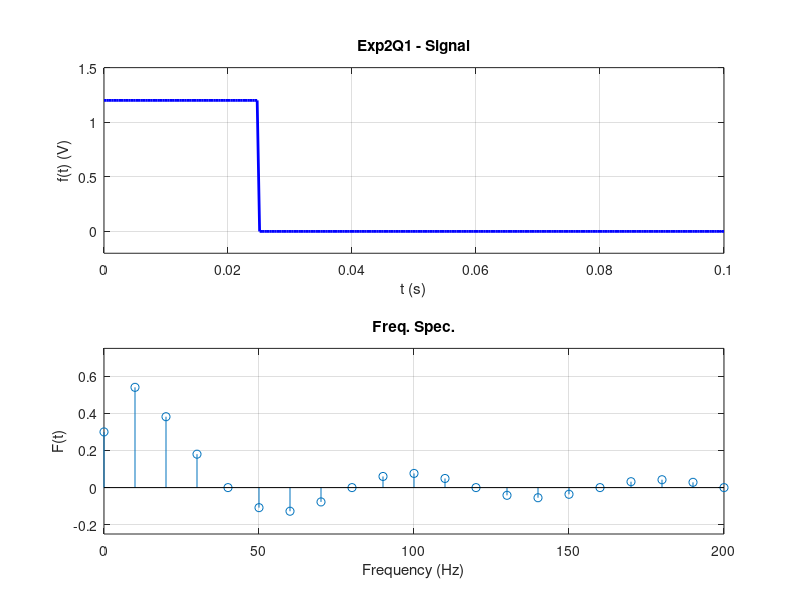
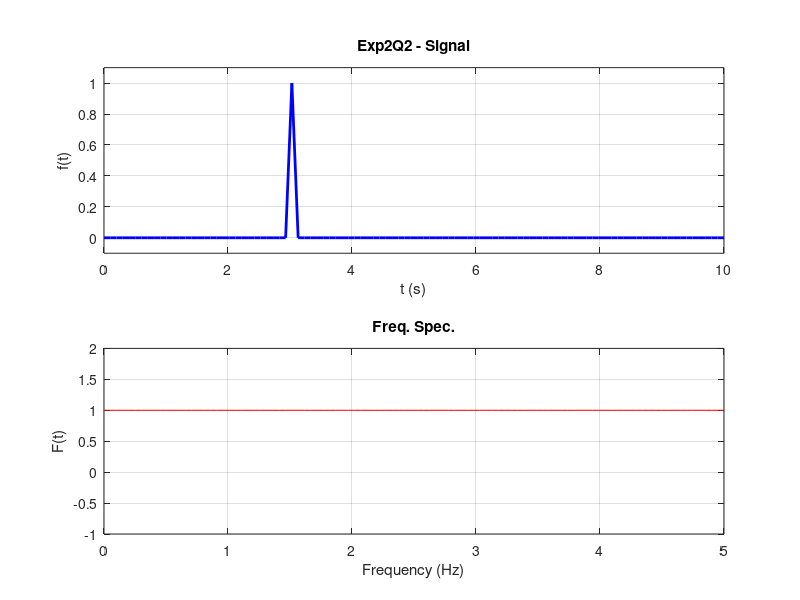
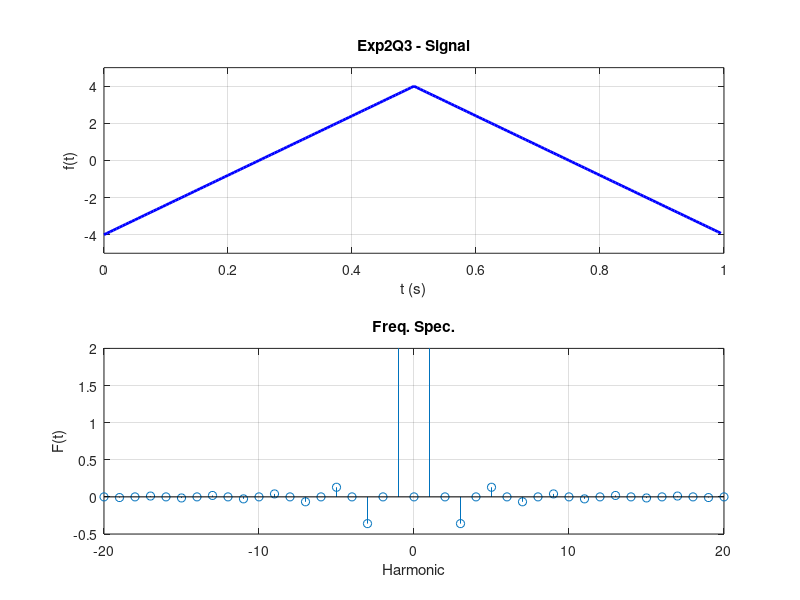
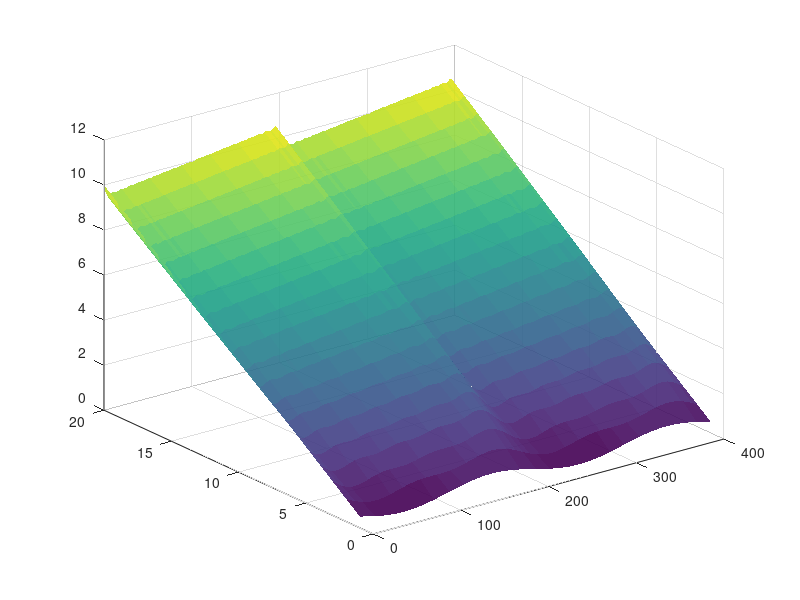

Reproduce these figures in MATLAB, in order. (Note: this script raises an error after producing the figures.)
function exp2()
    % Exp2: 连续时间信号的傅里叶分析
    if ~exist('output', 'dir')
        mkdir('output');
    end

    q1();
    q2();
    q3();
    q4();
    q5();
end

function q1()
    E = 1.2;
    T = 0.1; % ms? code says T=0.1
    tau = 1/4 * T;

    num_samples = 256;
    t = linspace(0, T, num_samples);

    f_t = zeros(size(t));
    f_t(t < tau) = E;

    harmonics = 21; % 0 to 20
    frequencies = (0:harmonics-1) / T;

    a0 = E * tau / T; % DC
    amplitudes = zeros(1, harmonics);
    amplitudes(1) = a0;

    for n = 1:(harmonics-1)
        % n here corresponds to index n+1 in MATLAB (since 1 is DC)
        % BUT loop variable n is harmonic number
        arg = n * pi * tau / T;
        val = E * tau / T * sin(arg) / arg * 2;
        amplitudes(n+1) = val;
    end

    f = figure('Visible', 'off', 'Position', [0 0 1200 800]);
    subplot(2, 1, 1);
    plot(t, f_t, 'b-', 'LineWidth', 2);
    xlim([0, T]);
    ylim([-0.2, 1.5]);
    xlabel('t (s)');
    ylabel('f(t) (V)');
    title('Exp2Q1 - Signal');
    grid on;

    subplot(2, 1, 2);
    stem(frequencies, amplitudes, 'BaseValue', 0);
    xlim([0, 20/T]);
    ylim([-0.25, 0.75]);
    xlabel('Frequency (Hz)');
    ylabel('F(t)');
    title('Freq. Spec.');
    grid on;

    saveas(f, 'output/exp2q1.png');
    close(f);
end

function q2()
    t = linspace(0, 10, 100);
    f_t = zeros(1, 100);

    % delta(t-3):
    % Python: f_t[30] = 1. In MATLAB index 31 corresponds to 30 if 0-based.
    % linspace 0 to 10 with 100 points.
    % indices: 1..100
    % t(31) is close to 3?
    % t = 0, 0.101..., 10.
    % Let's just set the 31st element to 1 to match python approximately
    f_t(31) = 1;

    freq = linspace(0, 5, 100);
    magnitude = ones(size(freq));

    f = figure('Visible', 'off', 'Position', [0 0 1200 800]);

    subplot(2, 1, 1);
    plot(t, f_t, 'b-', 'LineWidth', 2);
    xlim([0, 10]);
    ylim([-0.1, 1.1]);
    xlabel('t (s)');
    ylabel('f(t)');
    title('Exp2Q2 - Signal');
    grid on;

    subplot(2, 1, 2);
    plot(freq, magnitude, 'r-');
    xlim([0, 5]);
    ylim([-1, 2]);
    xlabel('Frequency (Hz)');
    ylabel('F(t)');
    title('Freq. Spec.');
    grid on;

    saveas(f, 'output/exp2q2.png');
    close(f);
end

function q3()
    frequency = 1; % Hz
    T = 1 / frequency;

    num_samples = 200;
    % linspace(0, T, num_samples) includes endpoint usually.
    % Python: np.linspace(0, T, num_samples, endpoint=False)
    % MATLAB: linspace includes endpoint unless we manipulate.
    t = linspace(0, T, num_samples+1);
    t(end) = []; % Remove last point to act like endpoint=False

    % Triangular
    % Python: period = t % T
    % f_t = np.where(period < T / 2, 16 * period - 4, -16 * (period - T / 2) + 4)
    period_t = mod(t, T);
    f_t = zeros(size(t));
    mask = period_t < T/2;
    f_t(mask) = 16 * period_t(mask) - 4;
    f_t(~mask) = -16 * (period_t(~mask) - T/2) + 4;

    harmonics = -20:20;
    amplitudes = zeros(size(harmonics));

    % Python: loop k in range(21), n = 2*k+1.
    for k = 0:20
        n = 2 * k + 1;
        if n <= 20
            sign_val = (-1)^k;
            amp = 32 / (pi^2 * n^2) * sign_val;

            % Python: idx_neg = 20 - n; idx_pos = 20 + n
            % MATLAB indices for harmonics array:
            % harmonics array is -20, -19, ..., 0, ..., 20. (Size 41)
            % 0 corresponds to index 21. n corresponds to index 21+n. -n to 21-n.
            idx_neg = 21 - n;
            idx_pos = 21 + n;

            amplitudes(idx_neg) = amp;
            amplitudes(idx_pos) = amp;
        end
    end

    f = figure('Visible', 'off', 'Position', [0 0 1200 800]);

    subplot(2, 1, 1);
    plot(t, f_t, 'b-', 'LineWidth', 2);
    xlim([0, T]);
    ylim([-5, 5]);
    xlabel('t (s)');
    ylabel('f(t)');
    title('Exp2Q3 - Signal');
    grid on;

    subplot(2, 1, 2);
    stem(harmonics, amplitudes, 'BaseValue', 0);
    xlim([-20, 20]);
    ylim([-0.5, 2]);
    xlabel('Harmonic');
    ylabel('F(t)');
    title('Freq. Spec.');
    grid on;

    saveas(f, 'output/exp2q3.png');
    close(f);
end

function q4()
    E = 1;
    freq = 5000; % Hz
    T = 1 / freq;
    num_harmonics = 20;

    t = linspace(0, 2 * T, 200);
    harmonics_vec = 1:num_harmonics;

    [T_grid, H_grid] = meshgrid(t, harmonics_vec);

    Z = zeros(size(T_grid));
    dc_component = E / 2;

    % harmonics_vec is 1..20
    % H_grid rows are constant harmonic number

    for i = 1:num_harmonics
        n = harmonics_vec(i);
        Z(i, :) = dc_component - (E / (n * pi)) * sin(2 * pi * n * freq * t);
    end

    accumulated = zeros(size(T_grid));
    accumulated(1, :) = Z(1, :);
    for i = 2:num_harmonics
        accumulated(i, :) = accumulated(i - 1, :) + Z(i, :);
    end

    f = figure('Visible', 'off', 'Position', [0 0 1600 900]);
    ax = axes('Parent', f);
    surf(ax, T_grid * 1e6, H_grid, accumulated, 'EdgeColor', 'none', 'FaceAlpha', 0.9);
    colormap(ax, 'parula'); % 'viridis' not standard in old MATLAB, parula is good
    colorbar(ax);

    xlabel(ax, 'Time (\mus)');
    ylabel(ax, 'Harmonic Order');
    zlabel(ax, 'f(t)');
    title(ax, 'Exp2Q4');
    view(ax, 3);

    saveas(f, 'output/exp2q4.png');
    close(f);
end

function q5()
    E = 1;
    f1 = 1000;
    T1 = 1 / f1;
    tho = 1/4 * T1;
    num_harmonics = 20;

    t = linspace(0, 2 * T1, 200);
    harmonics_vec = 1:num_harmonics;

    [T_grid, H_grid] = meshgrid(t, harmonics_vec);

    Z = zeros(size(T_grid));

    for i = 1:num_harmonics
        n = harmonics_vec(i);
        % sinc(x) = sin(pi*x)/(pi*x).
        % Python: np.sinc(n * tho / T1) => sin(pi * n * tho / T1) / (pi * n * tho / T1)
        % This matches MATLAB sinc definition.

        a_n = (2 * E * tho / T1) * sinc(n * tho / T1);
        Z(i, :) = a_n * cos(2 * pi * n * f1 * t);
    end

    accumulated = zeros(size(T_grid));
    accumulated(1, :) = Z(1, :);
    for i = 2:num_harmonics
        accumulated(i, :) = accumulated(i - 1, :) + Z(i, :);
    end

    f = figure('Visible', 'off', 'Position', [0 0 1600 900]);
    ax = axes('Parent', f);
    surf(ax, T_grid * 1e6, H_grid, accumulated, 'EdgeColor', 'none', 'FaceAlpha', 0.9);
    colormap(ax, 'parula');
    colorbar(ax);

    xlabel(ax, 'Time (\mus)');
    ylabel(ax, 'Harmonic Order');
    zlabel(ax, 'f(t)');
    title(ax, 'Exp2Q5');
    view(ax, 3);

    saveas(f, 'output/exp2q5.png');
    close(f);
end
